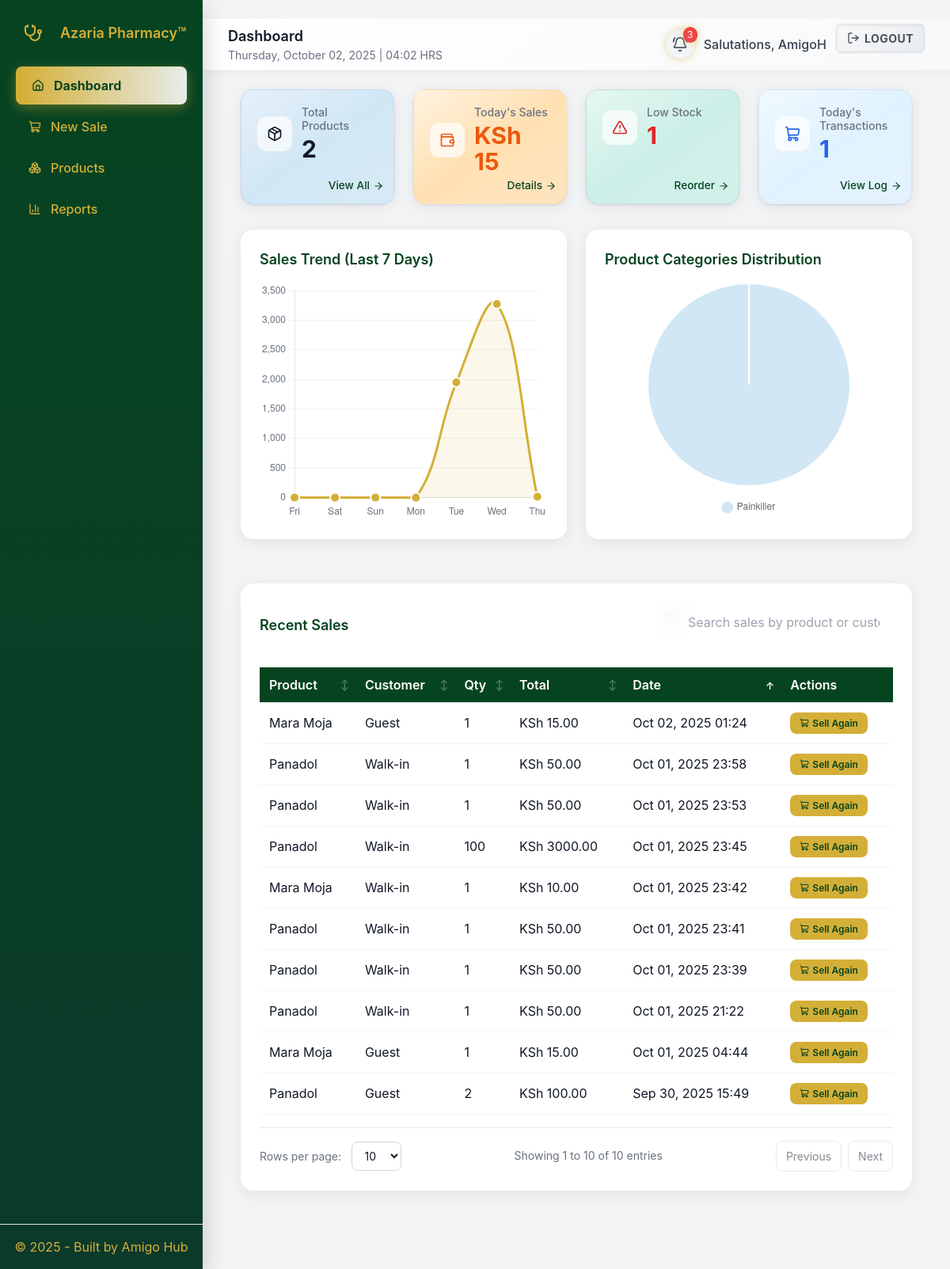
The app's page / (signed in), older data.
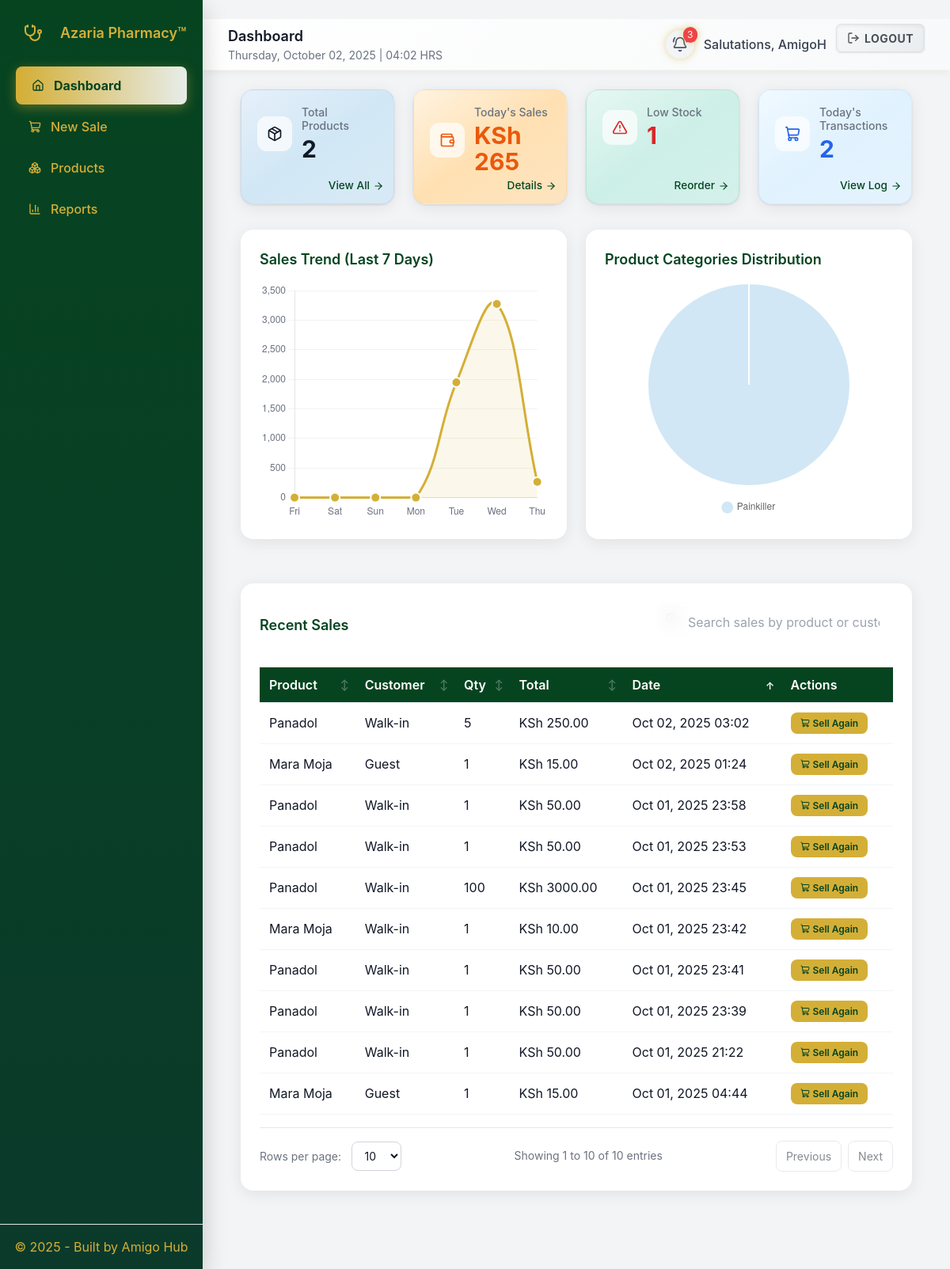
The same page, newer data.
### pos/models.py (models this page shows, shortened)
class Sale(models.Model):
    branch = models.ForeignKey(Branch, on_delete=models.CASCADE)
    cashier = models.ForeignKey(settings.AUTH_USER_MODEL, on_delete=models.SET_NULL, null=True)
    customer = models.ForeignKey(Customer, null=True, blank=True, on_delete=models.SET_NULL)
    created_at = models.DateTimeField(auto_now_add=True)
    total = models.DecimalField(max_digits=12, decimal_places=2)
    cash_received = models.DecimalField(max_digits=12, decimal_places=2, default=0)
    notes = models.TextField(blank=True)

class SaleItem(models.Model):
    sale = models.ForeignKey(Sale, on_delete=models.CASCADE, related_name="items")
    product = models.ForeignKey(Product, on_delete=models.PROTECT)
    product_stock = models.ForeignKey(ProductStock, on_delete=models.PROTECT, null=True, blank=True)
    unit_price = models.DecimalField(max_digits=10, decimal_places=2)
    qty = models.IntegerField()
    line_total = models.DecimalField(max_digits=12, decimal_places=2)

class Product(models.Model):
    name = models.CharField(max_length=255)
    category = models.CharField(max_length=120, blank=True)
    description = models.TextField(blank=True)
    price = models.DecimalField(max_digits=10, decimal_places=2)
    min_price = models.DecimalField(max_digits=10, decimal_places=2, default=0, validators=[MinValueValidator(Decimal('0.00'))])
    created_at = models.DateTimeField(auto_now_add=True)

class Customer(models.Model):
    name = models.CharField(max_length=200, blank=True)
    phone = models.CharField(max_length=30, unique=False)
    email = models.EmailField(blank=True)

### pos/views.py (the view, shortened to what this page needs)
# urls.py: path("", RedirectView.as_view(pattern_name="pos:dashboard", permanent=False)),
@login_required
def dashboard(request):
    if request.user.is_superuser:
        role = 'admin'
    elif is_manager(request.user):
        role = 'manager'
    elif is_cashier(request.user):
        role = 'cashier'
    else:
        role = 'cashier'
    context = {
        'role': role,
        'user_display_name': get_user_display_name(request.user),
        'products': Product.objects.all(),
        'categories': Product.objects.values('category').distinct().annotate(count=Count('id')),
    }
    today = timezone.localdate()
    low_stock_threshold = 10
    expiry_days_threshold = 60
    if role == 'admin':
        today_sales = Sale.objects.filter(created_at__date=today).aggregate(total=Sum('total'))['total'] or 0
        low_stocks = ProductStock.objects.filter(quantity__lte=low_stock_threshold)
        near_expiries = ProductStock.objects.filter(
            expiry_date__lte=today + timedelta(days=expiry_days_threshold),
            expiry_date__isnull=False
        )
        prescriptions_today = Sale.objects.filter(created_at__date=today).count()
        end_date = today
        start_date = end_date - timedelta(days=6)
        daily_sales = []
        current_date = start_date
        while current_date <= end_date:
            day_sales = Sale.objects.filter(
                created_at__date=current_date
            ).aggregate(total=Sum('total'))['total'] or 0
            daily_sales.append(float(day_sales))
            current_date += timedelta(days=1)
        sales_trend_data = daily_sales
        sales_labels = [d.strftime('%a') for d in (start_date + timedelta(n) for n in range(7))]
        branches = Branch.objects.all()
        branch_sales = {
            b.name: Sale.objects.filter(branch=b).aggregate(total=Sum('total'))['total'] or 0
            for b in branches
        }
        recent_sales = Sale.objects.select_related('branch', 'customer').prefetch_related('items__product').order_by('-created_at')[:10]
        context.update({
            'today_sales': today_sales,
            'branch_sales': branch_sales,
            'low_stocks': low_stocks,
            'near_expiries': near_expiries,
            'prescriptions_today': prescriptions_today,
            'low_stock_count': low_stocks.count(),
            'sales_trend_data': sales_trend_data,
            'sales_labels': sales_labels,
            'recent_sales': recent_sales,
        })
    return render(request, "pos/dashboard.html", context)

### pos/templates/pos/dashboard.html (shortened to what this page needs)
{% extends 'pos/base.html' %}
{% load humanize %}
{% block page_title %}Dashboard{% endblock %}
{% block content %}
<div class="dashboard-container container mx-auto px-4">
  <div class="grid grid-cols-1 md:grid-cols-2 lg:grid-cols-4 gap-6 mb-8">
    <div class="card card-products relative">
      <div class="flex items-center mb-4">
        <div class="metric-icon">
          <i data-lucide="package" class="w-5 h-5 text-var(--darkgreen)"></i>
        </div>
        <div class="flex-1 min-w-0">
          <p class="metric-title">Total Products</p>
          <p class="metric-value text-var(--darkgreen)">{{ products|length|intcomma }}</p>
        </div>
      </div>
      <a href="{% url 'pos:product_list' %}" class="cta-link" aria-label="View all products">
        View All
        <i data-lucide="arrow-right" class="cta-icon"></i>
      </a>
    </div>
    <div class="card card-sales relative">
      <div class="flex items-center mb-4">
        <div class="metric-icon bg-orange-100/80">
          <i data-lucide="wallet" class="w-5 h-5 text-orange-600"></i>
        </div>
        <div class="flex-1 min-w-0">
          <p class="metric-title">Today's Sales</p>
          <p class="metric-value text-orange-600">KSh {{ today_sales|floatformat:0|intcomma }}</p>
        </div>
      </div>
      <a href="{% url 'pos:reports' %}" class="cta-link" aria-label="View sales report">
        Details
        <i data-lucide="arrow-right" class="cta-icon"></i>
      </a>
    </div>
    <div class="card card-stock relative">
      <div class="flex items-center mb-4">
        <div class="metric-icon bg-red-100/80">
          <i data-lucide="alert-triangle" class="w-5 h-5 text-red-600"></i>
        </div>
        <div class="flex-1 min-w-0">
          <p class="metric-title">Low Stock</p>
          <p class="metric-value text-red-600">{{ low_stock_count|default:0 }}</p>
        </div>
      </div>
      <a href="{% url 'pos:product_list' %}?filter=low_stock" class="cta-link" aria-label="Reorder low stock items">
        Reorder
        <i data-lucide="arrow-right" class="cta-icon"></i>
      </a>
    </div>
    <div class="card card-prescriptions relative">
      <div class="flex items-center mb-4">
        <div class="metric-icon bg-blue-100/80">
          <i data-lucide="shopping-cart" class="w-5 h-5 text-blue-600"></i>
        </div>
        <div class="flex-1 min-w-0">
          <p class="metric-title">Today's Transactions</p>
          <p class="metric-value text-blue-600">{{ prescriptions_today|default:0 }}</p>
        </div>
      </div>
      <a href="{% url 'pos:reports' %}" class="cta-link" aria-label="View transactions">
        View Log
        <i data-lucide="arrow-right" class="cta-icon"></i>
      </a>
    </div>
  </div>
  <div class="grid grid-cols-1 lg:grid-cols-2 gap-6 mb-8">
    <div class="chart-container">
      <h3 class="mb-4">Sales Trend (Last 7 Days)</h3>
      <div class="chart-wrapper">
        <canvas id="salesChart"></canvas>
      </div>
    </div>
    <div class="chart-container">
      <h3 class="mb-4">Product Categories Distribution</h3>
      <div class="chart-wrapper">
        <canvas id="stockChart"></canvas>
      </div>
    </div>
  </div>
  <div class="table-container">
    <div class="flex flex-col lg:flex-row justify-between items-start lg:items-center mb-4 gap-4">
      <h3>Recent Sales</h3>
      <div class="search-container" style="width: 300px;">
        <i data-lucide="search" class="absolute left-3 top-3 w-4 h-4 text-gray-400 pointer-events-none"></i>
        <input type="text" id="search" placeholder="Search sales by product or customer..." aria-label="Search recent sales">
      </div>
    </div>
    {% if recent_sales %}
      <table id="sales-table">
        <thead>
          <tr>
            <th class="sortable" data-column="product">Product <span class="sort-indicator">↕</span></th>
            <th class="sortable" data-column="customer">Customer <span class="sort-indicator">↕</span></th>
            <th class="sortable" data-column="qty">Qty <span class="sort-indicator">↕</span></th>
            <th class="sortable" data-column="total">Total <span class="sort-indicator">↕</span></th>
            <th class="sortable" data-column="date">Date <span class="sort-indicator">↕</span></th>
            <th>Actions</th>
          </tr>
        </thead>
        <tbody>
          {% for sale in recent_sales %}
            {% with sale.items.first as first_item %}
            <tr
              data-sort-product="{% if first_item %}{{ first_item.product.name|lower }}{% endif %}"
              data-sort-customer="{{ sale.customer.name|lower|default:'walk-in' }}"
              data-sort-qty="{% if first_item %}{{ first_item.qty }}{% else %}0{% endif %}"
              data-sort-total="{{ sale.total }}"
              data-sort-date="{{ sale.created_at|date:'U' }}">
              <td>{% if first_item %}{{ first_item.product.name }}{% else %}N/A{% endif %}</td>
              <td>{{ sale.customer.name|default:"Walk-in" }}</td>
              <td>{% if first_item %}{{ first_item.qty }}{% else %}0{% endif %}</td>
              <td>KSh {{ sale.total|floatformat:2 }}</td>
              <td>{{ sale.created_at|date:"M d, Y H:i" }}</td>
              <td>
                {% if first_item %}
                <button class="sell-btn" onclick="quickSell({{ first_item.product.id }})" aria-label="Quick sell {{ first_item.product.name }}">
                  <i data-lucide="shopping-cart" class="w-3 h-3"></i>
                  Sell Again
                </button>
                {% endif %}
              </td>
            </tr>
            {% endwith %}
          {% endfor %}
        </tbody>
      </table>
      <div class="pagination-controls">
        <div>
          <label for="pageSize">Rows per page:</label>
          <select id="pageSize">
            <option value="10" selected>10</option>
          </select>
        </div>
        <div id="pageInfo" class="text-sm text-gray-500">Showing 1 to {{ recent_sales|length }} of {{ recent_sales|length }} entries</div>
        <div class="flex gap-2">
          <button id="prev" disabled>Previous</button>
          <button id="next">Next</button>
        </div>
      </div>
    {% else %}
      <div class="no-data">No recent sales. Start your first transaction!</div>
    {% endif %}
  </div>
</div>
{% endblock %}

### pos/templates/pos/base.html (shortened to what this page needs)
{% load static %}
<!doctype html>
<html lang="en">
<head>
  <script src="https://cdn.tailwindcss.com"></script>
</head>
<body class="min-h-screen">
  <div class="flex min-h-screen page-wrapper">
    {% if request.user.is_authenticated %}
    <aside id="sidebar"
           class="sidebar-panel fixed inset-y-0 left-0 z-40 w-64 transform -translate-x-full lg:translate-x-0 transition-transform duration-300 ease-out flex flex-col h-screen text-base"
           aria-hidden="true">
      <div class="p-5">
        <div class="flex items-center gap-3 mb-5">
          <figure class="w-11 h-11 rounded-lg bg-white/8 flex items-center justify-center text-lg backdrop-filter: blur(10px)" role="img" aria-label="Azaria Pharmacy Logo">
            <i data-lucide="stethoscope" class="w-6 h-6"></i>
          </figure>
          <div>
            <div class="text-lg font-semibold">Azaria Pharmacy™</div>
          </div>
        </div>
        <nav class="space-y-1 mt-2">
          <a href="{% url 'pos:dashboard' %}" class="nav-link {% if request.resolver_match and request.resolver_match.url_name == 'dashboard' %}active{% endif %}" aria-label="Go to Dashboard">
            <i data-lucide="home" class="w-4 h-4"></i>
            <span>Dashboard</span>
          </a>
          <a href="{% url 'pos:sale_create' %}" class="nav-link {% if request.resolver_match and request.resolver_match.url_name == 'sale_create' %}active{% endif %}" aria-label="Create New Sale">
            <i data-lucide="shopping-cart" class="w-4 h-4"></i>
            <span>New Sale</span>
          </a>
          <a href="{% url 'pos:product_list' %}" class="nav-link {% if request.resolver_match and request.resolver_match.url_name == 'product_list' %}active{% endif %}" aria-label="View Products">
            <i data-lucide="boxes" class="w-4 h-4"></i>
            <span>Products</span>
          </a>
          {% if user.is_superuser %}
          <a href="{% url 'pos:reports' %}" class="nav-link {% if request.resolver_match and request.resolver_match.url_name == 'reports' %}active{% endif %}" aria-label="View Reports">
            <i data-lucide="bar-chart-3" class="w-4 h-4"></i>
            <span>Reports</span>
          </a>
          {% endif %}
        </nav>
      </div>
      <div class="mt-auto p-4 border-t border-white/6 text-center sidebar-footer">
        &copy; {% now "Y" %} - Built by
        <a href="https://amigohub.africa" target="_blank" rel="noopener" aria-label="Visit Amigo Hub website">Amigo Hub</a>
      </div>
    </aside>
    {% endif %}
    <div class="flex-1 main-content lg:ml-64">
      <header class="bg-white border-b sticky top-0 z-20">
        <div class="max-w-7xl mx-auto px-4 sm:px-6 lg:px-8">
          <div class="flex items-center justify-between h-16">
            <div class="flex items-center gap-3">
              <div class="page-title-group">
                {% if request.user.is_authenticated %}
                  <h1 class="text-lg font-semibold">{% block page_title %}Dashboard{% endblock %}</h1>
                  <p class="text-sm text-gray-500">{% now "l, F d, Y" %} | {% now "H:i" %} HRS</p>
                {% endif %}
              </div>
            </div>
            <div class="flex items-center gap-3">
              {% if request.resolver_match and request.resolver_match.url_name not in 'login signup' %}
                {% if request.user.is_authenticated %}
                  <div class="flex items-center gap-3">
                    {% if user.is_superuser %}
                    <div class="relative" id="bell-container">
                      <button id="notifications-bell" class="p-2 rounded-full bg-gray-100 hover:bg-gray-200 focus:outline-none focus:ring-2 focus:ring-gold transition-all duration-200" aria-label="View notifications" aria-haspopup="true" aria-expanded="false">
                        <i data-lucide="bell-ring" class="w-5 h-5 text-gray-600"></i>
                        <span id="unread-badge" class="absolute -top-1 -right-1 bg-red-500 text-white text-xs rounded-full min-w-[18px] h-5 flex items-center justify-center" style="display: none;">0</span>
                      </button>
                    </div>
                    {% endif %}
                    <span class="text-gray-700 font-medium hidden sm:inline" aria-live="polite">Salutations, {{ user.first_name|default:user.get_username }}</span>
                    <form action="{% url 'pos:logout' %}" method="post" class="inline" aria-label="Logout form">
                      <button type="submit" class="btn-logout focus:outline-none focus:ring-2 focus:ring-gold focus:ring-offset-2" aria-label="Log out of the application">
                        <i data-lucide="log-out" class="w-4 h-4"></i>
                        <span class="hidden sm:inline">Logout</span>
                      </button>
                    </form>
                  </div>
                {% else %}
                  <a href="{% url 'pos:login' %}" class="btn-primary" aria-label="Log in to the application">
                    <i data-lucide="log-in" class="w-4 h-4"></i>
                    <span>Login</span>
                  </a>
                {% endif %}
              {% endif %}
            </div>
          </div>
        </div>
      </header>
      <main class="py-6 min-h-[calc(100vh-4rem)]">
        <div class="max-w-7xl mx-auto px-4 sm:px-6 lg:px-8">
          <div class="page-content">
            {% block content %}{% endblock %}
          </div>
        </div>
      </main>
    </div>
  </div>
</body>
</html>

Row changes from the older to the newer data that the page shows:
no longer on this page (row unchanged): Sale: items.first.product.name "Panadol", customer.name "Guest", items.first.qty "2", total "100.00", created_at "Sep 30, 2025 15:49"
added Sale: items.first.product.name "Panadol", customer.name "Walk-in", items.first.qty "5", total "250.00", created_at "Oct 02, 2025 03:02"
Text that changed along with them:
{{ today_sales|floatformat:0|intcomma }}: "15" → "265"
{{ prescriptions_today|default:0 }}: "1" → "2"
chart data {{ sales_trend_data|safe }}: [0.0, 0.0, 0.0, 0.0, 1950.0, 3275.0, 15.0] → [0.0, 0.0, 0.0, 0.0, 1950.0, 3275.0, 265.0]
